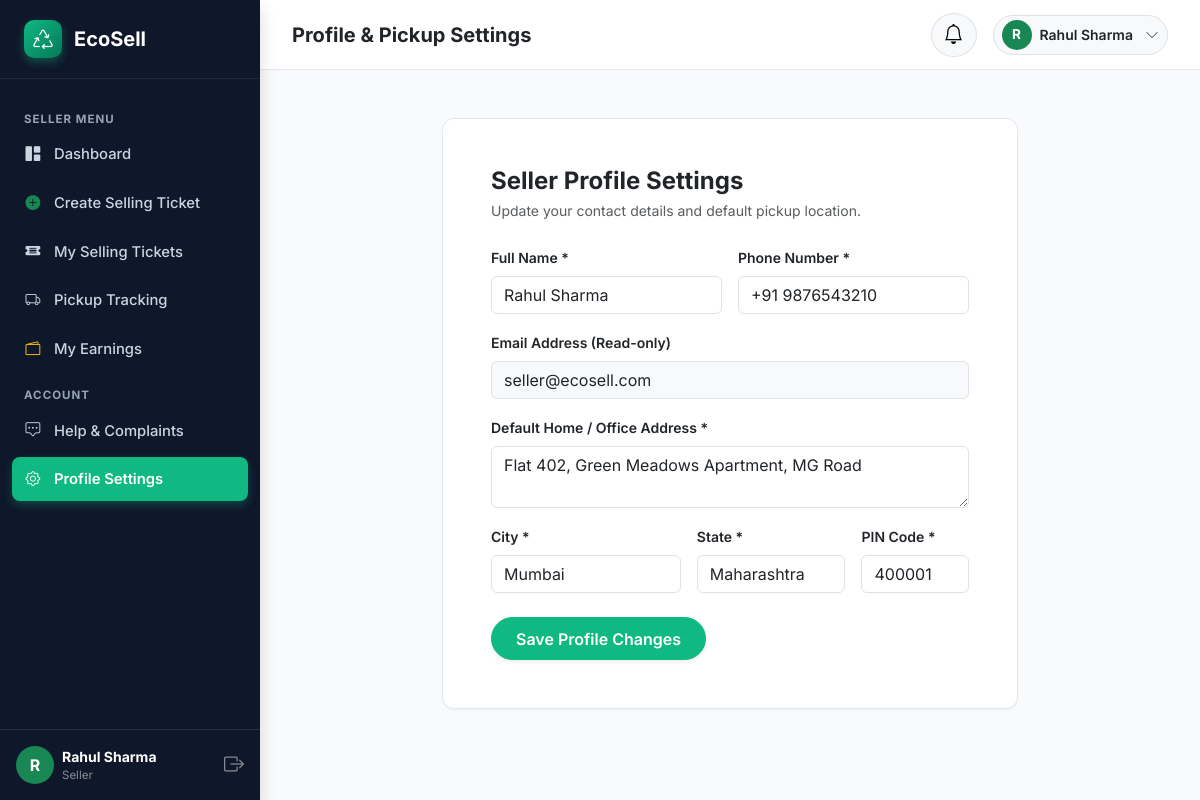
/seller/profile (signed in), run on the app's committed database.
### models/user.py (models this page shows, shortened)
class User(UserMixin, db.Model):
    __tablename__ = 'users'
    id = db.Column(db.Integer, primary_key=True, autoincrement=True)
    full_name = db.Column(db.String(150), nullable=False)
    email = db.Column(db.String(150), nullable=False, unique=True, index=True)
    phone = db.Column(db.String(25), nullable=False)
    password_hash = db.Column(db.String(255), nullable=False)
    role = db.Column(db.String(20), nullable=False, index=True)  # 'seller', 'buyer', 'admin'
    account_status = db.Column(db.String(20), default='active')  # 'active', 'pending', 'suspended'
    created_at = db.Column(db.DateTime, default=datetime.utcnow)
    seller_profile = db.relationship('SellerProfile', backref='user', uselist=False, cascade='all, delete-orphan')
    buyer_profile = db.relationship('BuyerProfile', backref='user', uselist=False, cascade='all, delete-orphan')
    selling_tickets = db.relationship('SellingTicket', backref='seller', lazy='dynamic', cascade='all, delete-orphan')
    buyer_offers = db.relationship('BuyerOffer', backref='buyer', lazy='dynamic', cascade='all, delete-orphan')
    buyer_prices = db.relationship('BuyerPrice', backref='buyer', lazy='dynamic', cascade='all, delete-orphan')
    complaints = db.relationship('Complaint', backref='user', lazy='dynamic', cascade='all, delete-orphan')
    notifications = db.relationship('Notification', backref='user', lazy='dynamic', cascade='all, delete-orphan', order_by='Notification.created_at.desc()')
    @property
    def is_seller(self):
        return self.role == 'seller'
    @property
    def is_active(self):
        return self.account_status == 'active'

### models/seller.py (models this page shows, shortened)
class SellerProfile(db.Model):
    __tablename__ = 'seller_profiles'
    id = db.Column(db.Integer, primary_key=True, autoincrement=True)
    user_id = db.Column(db.Integer, db.ForeignKey('users.id', ondelete='CASCADE'), nullable=False, unique=True)
    address = db.Column(db.Text, nullable=False)
    city = db.Column(db.String(100), nullable=False)
    state = db.Column(db.String(100), nullable=False)
    pincode = db.Column(db.String(15), nullable=False)
    latitude = db.Column(db.Numeric(10, 8), nullable=True)
    longitude = db.Column(db.Numeric(11, 8), nullable=True)

### routes/seller_routes.py (the view, shortened to what this page needs)
@seller_bp.route('/profile', methods=['GET', 'POST'])
@login_required
@seller_required
def profile():
    profile = current_user.seller_profile
    return render_template('seller/profile.html', profile=profile)

### app.py (called while the page is built)
@login_manager.user_loader
def load_user(user_id):
    return User.query.get(int(user_id))

### templates/seller/profile.html (shortened to what this page needs)
{% extends "dashboard_base.html" %}
{% block page_title %}Profile & Pickup Settings{% endblock %}
{% block sidebar_menu %}
<li class="sidebar-heading">Seller Menu</li>
<li class="sidebar-item">
    <a href="{{ url_for('seller.dashboard') }}" class="sidebar-link">
        <i class="bi bi-grid-1x2-fill"></i> Dashboard
    </a>
</li>
<li class="sidebar-item">
    <a href="{{ url_for('seller.create_ticket') }}" class="sidebar-link">
        <i class="bi bi-plus-circle-fill text-success"></i> Create Selling Ticket
    </a>
</li>
<li class="sidebar-item">
    <a href="{{ url_for('seller.my_tickets') }}" class="sidebar-link">
        <i class="bi bi-ticket-detailed-fill"></i> My Selling Tickets
    </a>
</li>
<li class="sidebar-item">
    <a href="{{ url_for('seller.pickups') }}" class="sidebar-link">
        <i class="bi bi-truck"></i> Pickup Tracking
    </a>
</li>
<li class="sidebar-item">
    <a href="{{ url_for('seller.earnings') }}" class="sidebar-link">
        <i class="bi bi-wallet2 text-warning"></i> My Earnings
    </a>
</li>
<li class="sidebar-heading">Account</li>
<li class="sidebar-item">
    <a href="{{ url_for('seller.complaints') }}" class="sidebar-link">
        <i class="bi bi-chat-square-dots"></i> Help & Complaints
    </a>
</li>
<li class="sidebar-item">
    <a href="{{ url_for('seller.profile') }}" class="sidebar-link active">
        <i class="bi bi-gear"></i> Profile Settings
    </a>
</li>
{% endblock %}
{% block dashboard_body %}
<div class="row justify-content-center">
    <div class="col-lg-8">
        <div class="ecosell-card p-4 p-md-5">
            <h4 class="fw-bold text-dark mb-1">Seller Profile Settings</h4>
            <p class="text-muted small mb-4">Update your contact details and default pickup location.</p>
            <form method="POST" action="{{ url_for('seller.profile') }}">
                <div class="row g-3 mb-4">
                    <div class="col-md-6">
                        <label class="form-label small fw-semibold text-dark">Full Name *</label>
                        <input type="text" name="full_name" class="form-control" value="{{ current_user.full_name }}" required>
                    </div>
                    <div class="col-md-6">
                        <label class="form-label small fw-semibold text-dark">Phone Number *</label>
                        <input type="tel" name="phone" class="form-control" value="{{ current_user.phone }}" required>
                    </div>
                    <div class="col-12">
                        <label class="form-label small fw-semibold text-dark">Email Address (Read-only)</label>
                        <input type="email" class="form-control bg-light" value="{{ current_user.email }}" readonly>
                    </div>
                    <div class="col-12">
                        <label class="form-label small fw-semibold text-dark">Default Home / Office Address *</label>
                        <textarea name="address" class="form-control" rows="2" required>{{ profile.address if profile else '' }}</textarea>
                    </div>
                    <div class="col-md-5">
                        <label class="form-label small fw-semibold text-dark">City *</label>
                        <input type="text" name="city" class="form-control" value="{{ profile.city if profile else '' }}" required>
                    </div>
                    <div class="col-md-4">
                        <label class="form-label small fw-semibold text-dark">State *</label>
                        <input type="text" name="state" class="form-control" value="{{ profile.state if profile else '' }}" required>
                    </div>
                    <div class="col-md-3">
                        <label class="form-label small fw-semibold text-dark">PIN Code *</label>
                        <input type="text" name="pincode" class="form-control" value="{{ profile.pincode if profile else '' }}" required>
                    </div>
                </div>
                <button type="submit" class="btn btn-primary rounded-pill px-4 fw-semibold shadow-sm">
                    Save Profile Changes
                </button>
            </form>
        </div>
    </div>
</div>
{% endblock %}

### templates/dashboard_base.html (shortened to what this page needs)
{% extends "base.html" %}
{% block layout %}
<div class="dashboard-wrapper">
    <aside class="dashboard-sidebar shadow">
        <div class="sidebar-brand">
            <div class="brand-leaf-icon">
                <i class="bi bi-recycle fs-5"></i>
            </div>
            <span>EcoSell</span>
        </div>
        <ul class="sidebar-nav">
            {% block sidebar_menu %}{% endblock %}
        </ul>
        <div class="p-3 border-top border-secondary border-opacity-25 mt-auto">
            <div class="d-flex align-items-center gap-2">
                <div class="rounded-circle bg-success text-white d-flex align-items-center justify-content-center fw-bold" style="width: 38px; height: 38px;">
                    {{ current_user.full_name[:1] | upper }}
                </div>
                <div class="overflow-hidden flex-grow-1">
                    <div class="text-white small fw-bold text-truncate">{{ current_user.full_name }}</div>
                    <div class="text-white-50 text-truncate" style="font-size: 0.72rem;">{{ current_user.role | capitalize }}</div>
                </div>
                <a href="{{ url_for('auth.logout') }}" class="text-white-50 hover-white" title="Logout">
                    <i class="bi bi-box-arrow-right fs-5"></i>
                </a>
            </div>
        </div>
    </aside>
    <div class="dashboard-main">
        <header class="dashboard-topbar">
            <div class="d-flex align-items-center gap-3">
                <h5 class="mb-0 fw-bold text-dark d-none d-sm-block">{% block page_title %}Dashboard{% endblock %}</h5>
            </div>
            <div class="d-flex align-items-center gap-3">
                <div class="dropdown">
                    <button class="btn btn-light rounded-circle position-relative border" type="button" data-bs-toggle="dropdown" aria-expanded="false">
                        <i class="bi bi-bell fs-5 text-gray-700"></i>
                    </button>
                </div>
                <div class="dropdown">
                    <button class="btn btn-light d-flex align-items-center gap-2 border rounded-pill py-1 px-2" type="button" data-bs-toggle="dropdown">
                        <div class="rounded-circle bg-success text-white d-flex align-items-center justify-content-center fw-bold" style="width: 30px; height: 30px; font-size: 0.85rem;">
                            {{ current_user.full_name[:1] | upper }}
                        </div>
                        <span class="small fw-semibold text-dark me-1 d-none d-md-inline">{{ current_user.full_name }}</span>
                        <i class="bi bi-chevron-down text-muted small"></i>
                    </button>
                </div>
            </div>
        </header>
        <div class="px-4 pt-3">
        </div>
        <div class="dashboard-content">
            {% block dashboard_body %}{% endblock %}
        </div>
    </div>
</div>
{% endblock %}

### static/css/style.css (style rules this page uses)
:root { --primary: #10b981; --primary-hover: #059669; --primary-dark: #047857; --primary-light: #ecfdf5; --primary-subtle: #d1fae5; --secondary: #0ea5e9; --secondary-dark: #0284c7; --dark: #0f172a; --dark-light: #1e293b; --gray-900: #0f172a; --gray-800: #1e293b; --gray-700: #334155; --gray-600: #475569; --gray-500: #64748b; --gray-400: #94a3b8; --gray-300: #cbd5e1; --gray-200: #e2e8f0; --gray-100: #f1f5f9; --gray-50: #f8fafc; --success: #10b981; --warning: #f59e0b; --danger: #ef4444; --info: #06b6d4; --sidebar-width: 260px; --topbar-height: 70px; --shadow-sm: 0 1px 2px 0 rgb(0 0 0 / 0.05); --shadow-md: 0 4px 6px -1px rgb(0 0 0 / 0.1), 0 2px 4px -2px rgb(0 0 0 / 0.1); --shadow-lg: 0 10px 15px -3px rgb(0 0 0 / 0.1), 0 4px 6px -4px rgb(0 0 0 / 0.1); --shadow-xl: 0 20px 25px -5px rgb(0 0 0 / 0.1), 0 8px 10px -6px rgb(0 0 0 / 0.1); --radius-sm: 8px; --radius-md: 12px; --radius-lg: 16px; --radius-xl: 24px; }
body { font-family: 'Inter', -apple-system, BlinkMacSystemFont, 'Segoe UI', Roboto, Helvetica, Arial, sans-serif; color: var(--gray-800); background-color: var(--gray-50); min-height: 100vh; display: flex; flex-direction: column; }
a { color: var(--primary-dark); text-decoration: none; transition: all 0.2s ease; }
.btn-primary { background-color: var(--primary); border-color: var(--primary); color: #ffffff; font-weight: 500; border-radius: var(--radius-sm); padding: 0.55rem 1.25rem; transition: all 0.2s ease; }
.brand-leaf-icon { width: 38px; height: 38px; background: linear-gradient(135deg, var(--primary), var(--primary-dark)); color: white; display: flex; align-items: center; justify-content: center; border-radius: 10px; box-shadow: 0 4px 10px rgba(16, 185, 129, 0.35); }
.ecosell-card { background: #ffffff; border: 1px solid var(--gray-200); border-radius: var(--radius-md); box-shadow: var(--shadow-sm); transition: transform 0.2s ease, box-shadow 0.2s ease; }
.dashboard-wrapper { display: flex; min-height: 100vh; width: 100%; }
.dashboard-sidebar { width: var(--sidebar-width); background-color: var(--dark); color: #ffffff; display: flex; flex-direction: column; flex-shrink: 0; transition: all 0.3s ease; position: sticky; top: 0; height: 100vh; z-index: 1000; overflow-y: auto; }
.sidebar-brand { padding: 1.25rem 1.5rem; display: flex; align-items: center; gap: 0.75rem; color: #ffffff; font-weight: 700; font-size: 1.25rem; border-bottom: 1px solid rgba(255, 255, 255, 0.08); }
.sidebar-nav { padding: 1.25rem 0.75rem; list-style: none; margin: 0; flex: 1; }
.sidebar-heading { font-size: 0.72rem; text-transform: uppercase; letter-spacing: 1px; color: var(--gray-400); padding: 0.75rem 0.75rem 0.25rem; font-weight: 700; }
.sidebar-item { margin-bottom: 0.25rem; }
.sidebar-link { display: flex; align-items: center; gap: 0.85rem; padding: 0.7rem 0.85rem; color: var(--gray-300); border-radius: var(--radius-sm); font-weight: 500; font-size: 0.925rem; transition: all 0.2s ease; }
.sidebar-link.active { background: var(--primary); color: #ffffff; font-weight: 600; box-shadow: 0 4px 10px rgba(16, 185, 129, 0.3); }
.dashboard-main { flex: 1; display: flex; flex-direction: column; min-width: 0; background-color: #f8fafc; }
.dashboard-topbar { height: var(--topbar-height); background: #ffffff; border-bottom: 1px solid var(--gray-200); display: flex; align-items: center; justify-content: space-between; padding: 0 2rem; position: sticky; top: 0; z-index: 999; }
.dashboard-content { padding: 2rem; flex: 1; }

### data on the page
User: full_name "R", full_name "Rahul Sharma", role "Seller", phone "+91 9876543210", email "seller@ecosell.com"
SellerProfile: address "Flat 402, Green Meadows Apartment, MG Road", city "Mumbai", state "Maharashtra", pincode "400001"
